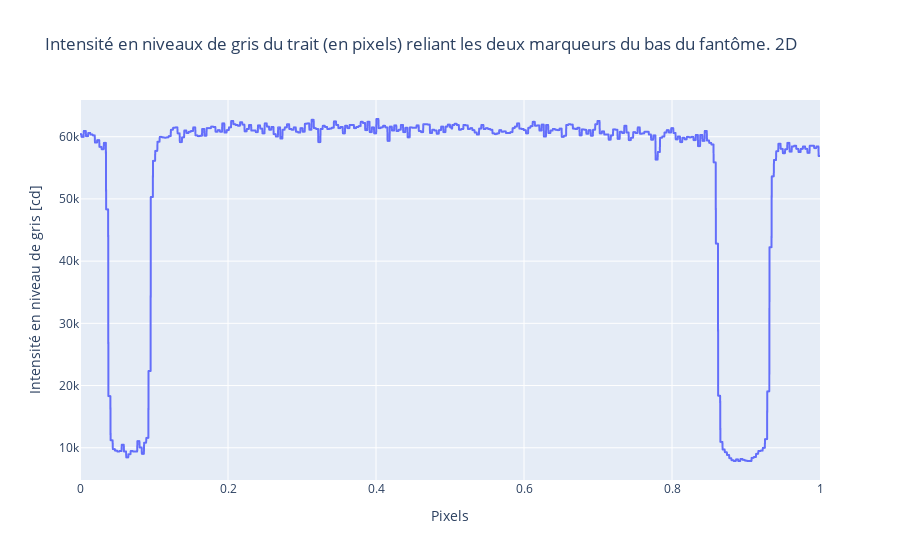

The cell this chart's notebook holds for it:
### Markdown cell above
## Distances marqueurs bas

### Code cell
df_data = pd.read_csv('1-Distance_2marqueurs_bas.csv')

y_data = df_data.Value
y_data_liste = list(y_data)

x_data = df_data.Pixels
x_data_liste = list(x_data)

# normalisons
range_x = max(x_data_liste) - min(x_data_liste)

new_x = []
for i in range(len(x_data_liste)):
    new_x.append(x_data_liste[i]/range_x)

# figure avec l'axe des x (pixels) normalisé
fig = px.line(df_data, x = new_x, y = 'Value', title='Intensité en niveaux de gris du trait (en pixels) reliant les deux marqueurs du bas du fantôme. 2D', labels={"x":"Pixels", "Value":"Intensité en niveau de gris [cd]"})
fig.show()

# je trouve les extremums de chaque pic
y_data_500_1 = []
for i in range(500):
    y_data_500_1.append(y_data_liste[i])
y_min_1 = min(y_data_500_1)
print("le premier minimum est", y_min_1)

y_data_500_2 = []
for i in range(2700,3200):
    y_data_500_2.append(y_data_liste[i])
y_min_2 = min(y_data_500_2)
print("le deuxième minimum est", y_min_2)

# j'extrais la position en x de chaque pic
pos_x_min_1 = y_data_liste.index(y_min_1)
pos_x_min_2 = y_data_liste.index(y_min_2)

# j'extrais la valeur en x de chaque pic
x_value_at_min_1 = x_data_liste[pos_x_min_1]/range_x
x_value_at_min_2 = x_data_liste[pos_x_min_2]/range_x

# je calcule la distance entre les deux pics
dist_reference = x_value_at_min_2 - x_value_at_min_1
print("la distance entre les deux minimums est", dist_reference, "pixels")

# je calcule les nouvelles incertitudes reliées aux nouvelles valeurs et aux mesures de distance
incertitude_ref = 0.05/max(x_data_liste)
incertitude_distance_ref = np.sqrt((incertitude_ref**2) + (incertitude_ref**2))
print(max(x_data_liste))
print("la nouvelle incertitude sur chaque mesure est", incertitude_ref)
print("la nouvelle incertitude sur la distance est", incertitude_distance_ref)

### Figure 1 — Plotly figure (JSON) as saved in the notebook; plotly's stock layout.template omitted (floating-point values rounded to 4 significant figures; data arrays with more than 128 entries replaced by an {"elided": "..."} marker saying what was removed)
{"data": [{"hovertemplate": "Pixels=%{x}<br>Intensité en niveau de gris [cd]=%{y}<extra></extra>", "legendgroup": "", "line": {"color": "#636efa", "dash": "solid"}, "marker": {"symbol": "circle"}, "mode": "lines", "name": "", "showlegend": false, "type": "scattergl", "x": {"elided": "3314 float values"}, "xaxis": "x", "y": {"elided": "3314 int values"}, "yaxis": "y"}], "layout": {"legend": {"tracegroupgap": 0}, "title": {"text": "Intensité en niveaux de gris du trait (en pixels) reliant les deux marqueurs du bas du fantôme. 2D"}, "xaxis": {"anchor": "y", "domain": [0, 1], "title": {"text": "Pixels"}}, "yaxis": {"anchor": "x", "domain": [0, 1], "title": {"text": "Intensité en niveau de gris [cd]"}}}}
